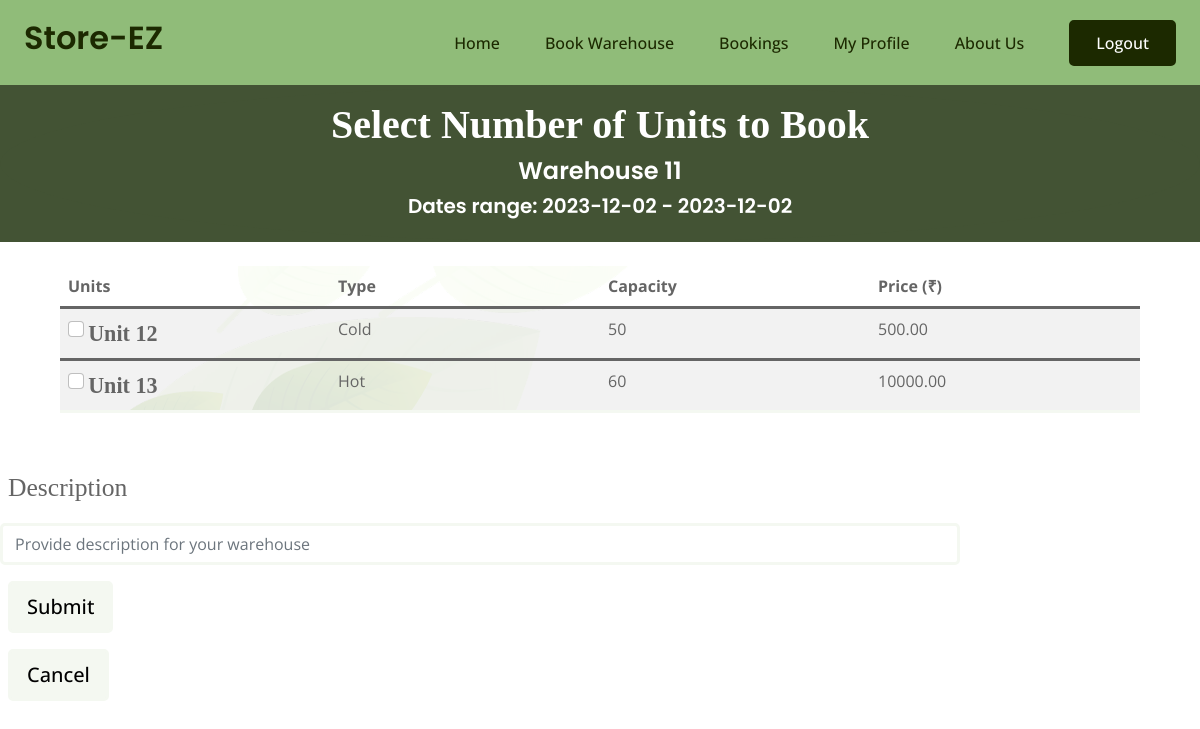
The app's page /farmer/book/11/2023-12-02/2023-12-02 (signed in) with its own data.
### mainapp/models.py (models this page shows, shortened)
class Unit(models.Model):
    id = models.BigAutoField(primary_key=True)
    type = models.CharField(max_length=100) # Check box field
    capacity = models.IntegerField()
    price = models.DecimalField(max_digits=10, decimal_places=2)
    warehouse = models.ForeignKey(Warehouse, on_delete=models.CASCADE)

### farmer/views.py (the view, shortened to what this page needs)
# urls.py: path("farmer/book/<int:id>/<str:start>/<str:end>",views.book,name='book'),
@login_required(login_url='login')
def book(request,id, start, end):
    warehouse = Warehouse.objects.get(id=id)
    all_units = warehouse.unit_set.all()
    end_date = datetime.strptime(end, '%Y-%m-%d').date()
    start_date = datetime.strptime(start, '%Y-%m-%d').date()
    booked_units = Booking.objects.filter(start_date__lte=end_date,end_date__gte=start_date). \
            values_list('unit', flat=True).exclude(unit=None).distinct()
    print("Bookings: ",Booking.objects.filter(start_date__lte=end_date,end_date__gte=start_date))
    print("Booked_units: ",booked_units)
    unbooked_units = all_units.exclude(id__in=booked_units.values_list('unit'))
    total_days = (end_date - start_date).days + 1
    print("Start Date:", start_date)
    print("End Date:", end_date)
    print("Total:",total_days,"Days")
    context = {'startdate':start, 'enddate':end, 'units':unbooked_units, 'total_days':total_days,'id':warehouse.id}
    return render(request,'farmer/book.html',context)

### mainapp/models.py (called while the page is built)
    def __str__(self) -> str:
        return f"{self.id} {self.start_date}-{self.end_date}"

### farmer/templates/farmer/book.html (shortened to what this page needs)
{% extends 'farmerbase.html' %}
{% load static %}
{% block css %}
<link rel="stylesheet" href="{% static 'farmer/tableunit.css' %}">
<link rel="stylesheet" href="{% static 'farmer/style5.css' %}">
<link rel="stylesheet" href="{% static 'farmer/css/cascade.css' %}" />
{% endblock %}
{%block content%}
<div class="outer-box container-fluid " >
  <div class="bg-dgreen">
      <div class="bg-dgreen py-3 d-flex flex-column justify-content-end align-items-center mb-4 rempad">
          <div class="font-large"> <h2 class="text-center ff" style="font-size: 100%; text-decoration-line:none; -webkit-text-fill-color: white;">Select Number of Units to Book</h2><h4 style="color:white">Warehouse {{id}}</h4>
            <h5 style="color:white">Dates range: {{startdate}} - {{enddate}}</h5></div>
        </div>
    </div>
      <form action="" method="post">
        <div class="table-layout">
        <table class="table table-hover table-striped" style="border-radius:20px;  background-image: url({%static 'farmer/bg.png' %})">
          <thead>
            <tr>
              <th scope="col">Units</th>
              <th scope="col">Type</th>
              <th scope="col">Capacity</th>
              <th scope="col">Price (₹)</th>
            </tr>
          </thead>
          {% for unit in units %}
          <tbody>
            <tr>
              <th><input class="form-check-input" name="checkbox" type="checkbox" value="{{unit.id}}">
                <label class="form-check-label ff" for="defaultCheck1" style="font-size: 138%;">
                  Unit {{unit.id}}
                </label></th>
                <td>{{unit.type}}</td>
              <td>{{unit.capacity}}</td>
              <td>{{unit.price}}</td>
            </tr>
          </tbody>
          {% endfor %}
          </table>
        </div>
      <div id="totalPriceDisplay" class="p-2" style="font-size:20px">
      </div>
        <div class="form-group pb-2 redw">
          <label class="py-3 ff m-2 pb-2" for="formGroupExampleInput" style="font-size: 160%;">Description</label>
          <input type="text" class="form-control"  name="description" id="formGroupExampleInput"
            placeholder="Provide description for your warehouse">
        </div>
        <div>
          <input type="submit" class="btn btn-light btn-lg mg m-2 pb-2">
        </form>
        <form action="{% url 'search'%}" method="get">
          <button class="btn btn-light btn-lg mg m-2 pb-2" onclick="location.href='{% url 'search' %}'" type='submit'> Cancel </button>
        </form>
        </div>
{% endblock %}

### static/css/base.css (style rules this page uses)
.btn { font-weight: 500; transition: .5s; }
* { margin:0; padding:0; box-sizing:border-box; }

### farmer/static/farmer/tableunit.css (style rules this page uses)
.table-layout { margin: auto; width: 90%; }

### farmer/static/farmer/style5.css (style rules this page uses)
.ff { font-family: "Times New Roman", Times, serif; }
.redw { width: 80%; }

### farmer/static/farmer/css/cascade.css (style rules this page uses)
.outer-box { padding-left: 0%; padding-right: 0%; }
.bg-dgreen { background-color: #435334; }
.font-large { color: white; font-size: 2.5em; text-align: center; }
.rempad { border-radius: 50%; }
table { table-layout: fixed ; width: 100% ; }
td { width: 33% ; }

### records on screen
Unit: id "12", type "Cold", capacity "50", price "500.00"
Unit: id "13", type "Hot", capacity "60", price "10000.00"

### other values on screen
{{ id }} "11"
{{ startdate }} "2023-12-02"
{{ enddate }} "2023-12-02"
